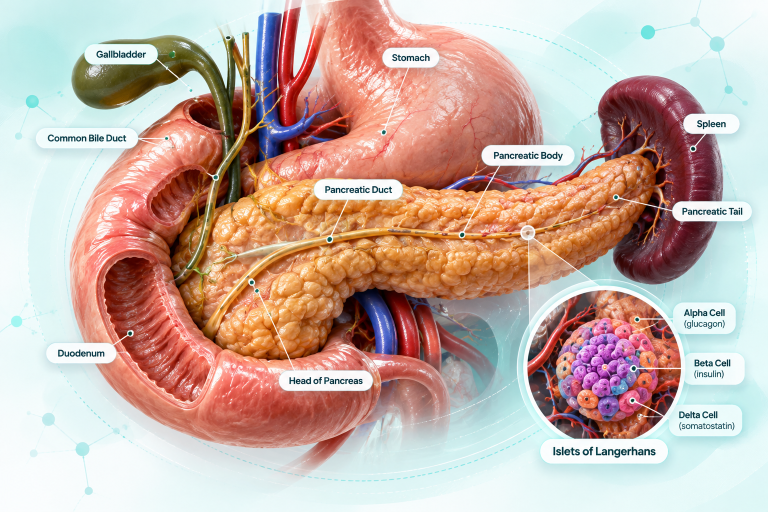
#> input picture src/assets/pancreas/pancreas-labelled.png, 1536 x 1024 px, found by its file name (shown at 1/2 size)
$ python calibrate_hotspots.py
#> lines starting #> are read from the running program, lines starting #| are printed output that depends on the picture
from PIL import Image, ImageDraw
import json

lab = Image.open('src/assets/pancreas/pancreas-labelled.png').convert('RGB')
#> lab is the input picture: PIL image 1536x1024 RGB; mean R, G, B 198.7, 174.5, 164.6
overlay = Image.new('RGBA', (1536, 1024), (0, 0, 0, 0))
#> overlay: PIL image 1536x1024 RGBA; every value is 0
draw = ImageDraw.Draw(overlay)

# Refined coordinates with anatomically precise C-loop for duodenum and exact organ margins
HOTSPOTS = {
    # 1. Gallbladder (Vesica biliaris)
    'gallbladder': [
        (140, 165), (150, 130), (180, 100), (230, 80), (290, 70), (350, 80),
        (405, 110), (435, 145), (455, 180), (440, 205), (380, 215), (320, 205),
        (250, 195), (190, 215), (155, 200), (140, 165)
    ],

    # 2. Common Bile Duct (Ductus choledochus)
    'bileDuct': [
        (435, 145), (455, 180), (468, 235), (458, 295), (435, 365), (415, 425),
        (405, 485), (390, 535), (355, 525), (370, 460), (395, 385), (420, 305),
        (435, 245), (435, 145)
    ],

    # 3. Stomach (Gaster)
    'stomach': [
        (620, 15), (700, 5), (820, 45), (950, 95), (1035, 175), (1075, 255),
        (1090, 340), (1035, 370), (950, 380), (860, 375), (780, 360), (700, 320),
        (620, 275), (550, 240), (490, 255), (450, 235), (440, 180), (475, 125),
        (535, 60), (620, 15)
    ],

    # 4. Duodenum (True C-loop ribbon hugging head of pancreas)
    'duodenum': [
        # Outer border from superior duodenal flexure around to ascending loop
        (260, 210), (330, 185), (415, 215), (425, 265), (360, 280), (280, 315),
        (215, 375), (170, 465), (145, 560), (155, 680), (200, 790), (285, 860),
        (395, 905), (520, 915), (660, 880), (770, 815), (845, 735), (885, 670),
        # Inner border looping back
        (855, 645), (815, 715), (730, 785), (630, 835), (510, 855), (390, 845),
        (310, 805), (250, 730), (230, 640), (245, 540), (275, 450), (325, 370),
        (385, 315), (410, 275), (330, 225), (260, 210)
    ],

    # 5. Head of Pancreas (Caput pancreatis)
    'pancreasHead': [
        (415, 385), (490, 375), (555, 405), (640, 435), (660, 490), (670, 550),
        (640, 620), (590, 690), (530, 720), (445, 715), (385, 660), (335, 580),
        (340, 485), (415, 385)
    ],

    # 6. Pancreatic Body (Corpus pancreatis)
    'pancreasBody': [
        (640, 435), (740, 410), (840, 385), (940, 375), (1050, 365), (1140, 355),
        (1160, 410), (1140, 470), (1050, 510), (940, 550), (840, 570), (740, 575),
        (660, 560), (640, 490), (640, 435)
    ],

    # 7. Pancreatic Tail (Cauda pancreatis)
    'pancreasTail': [
        (1140, 355), (1210, 335), (1270, 325), (1320, 355), (1335, 400), (1300, 435),
        (1240, 460), (1180, 470), (1140, 470), (1140, 355)
    ],

    # 8. Pancreatic Duct (Duct of Wirsung)
    'pancreaticDuct': [
        (375, 535), (425, 495), (485, 470), (565, 465), (655, 458), (755, 445),
        (855, 440), (955, 442), (1043, 461), (1140, 435), (1220, 405), (1280, 375),
        (1295, 385), (1230, 418), (1145, 448), (1050, 475), (960, 458), (860, 455),
        (760, 460), (660, 472), (570, 480), (490, 485), (430, 510), (380, 550),
        (375, 535)
    ],

    # 9. Spleen (Lien / Splen)
    'spleen': [
        (1210, 240), (1240, 180), (1290, 150), (1360, 155), (1425, 200), (1460, 270),
        (1465, 360), (1440, 450), (1395, 520), (1340, 560), (1280, 565), (1240, 510),
        (1255, 460), (1275, 410), (1260, 340), (1230, 300), (1210, 240)
    ],

    # 10. Vascular Axis (Splenic & Mesenteric Vessels)
    'vascularAxis': [
        (510, 35), (560, 25), (575, 95), (600, 130), (620, 210), (605, 280),
        (560, 280), (545, 210), (510, 35)
    ],
    'vascularAxisInferior': [
        (710, 580), (765, 575), (800, 610), (820, 670), (790, 715), (740, 720),
        (710, 670), (710, 580)
    ],
}

colors = {
    'gallbladder': (34, 197, 94, 110),
    'bileDuct': (16, 185, 129, 110),
    'stomach': (244, 63, 94, 90),
    'duodenum': (234, 88, 12, 100),
    'pancreasHead': (245, 158, 11, 110),
    'pancreasBody': (234, 179, 8, 110),
    'pancreasTail': (202, 138, 4, 110),
    'pancreaticDuct': (250, 204, 21, 200),
    'spleen': (168, 85, 247, 110),
    'vascularAxis': (59, 130, 246, 120),
    'vascularAxisInferior': (59, 130, 246, 120),
}

for name, pts in HOTSPOTS.items():
    color = colors.get(name, (14, 90, 107, 120))
    outline = (color[0], color[1], color[2], 230)
    draw.polygon(pts, fill=color, outline=outline, width=3)

# Draw Islets Inset circle
cx, cy, r = 1208, 734, 158
draw.ellipse((cx-r, cy-r, cx+r, cy+r), fill=(147, 51, 234, 90), outline=(168, 85, 247, 240), width=4)

# Draw duct dot
dcx, dcy, dr = 1043, 461, 16
draw.ellipse((dcx-dr, dcy-dr, dcx+dr, dcy+dr), fill=(255, 255, 255, 190), outline=(14, 90, 107, 255), width=3)

combined = Image.alpha_composite(lab.convert('RGBA'), overlay)
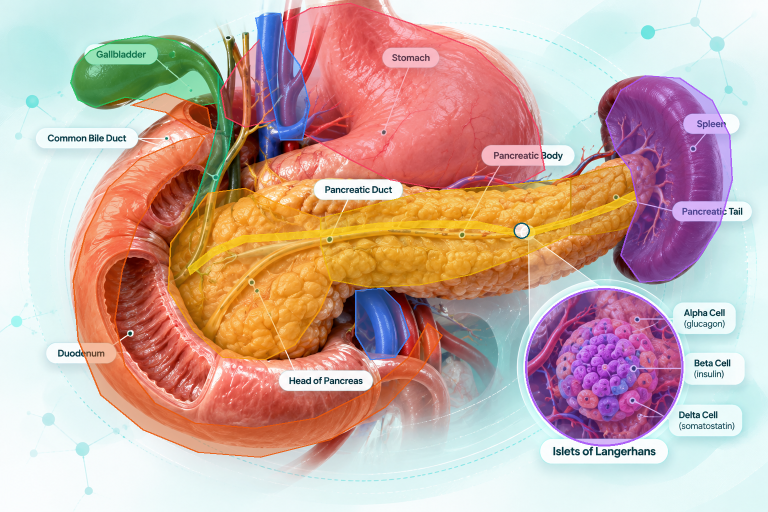
#> combined: PIL image 1536x1024 RGBA (shown at 1/2 size); mean R, G, B, A 201.2, 172.4, 163.3, 255
out_path = '/Users/pratik/.gemini/antigravity-ide/brain/ffa8c5c8-c262-49be-a404-ba4aae8e6512/debug_hotspots_complete.png'
combined.save(out_path)
print(f'Refined overlay saved to {out_path}')
